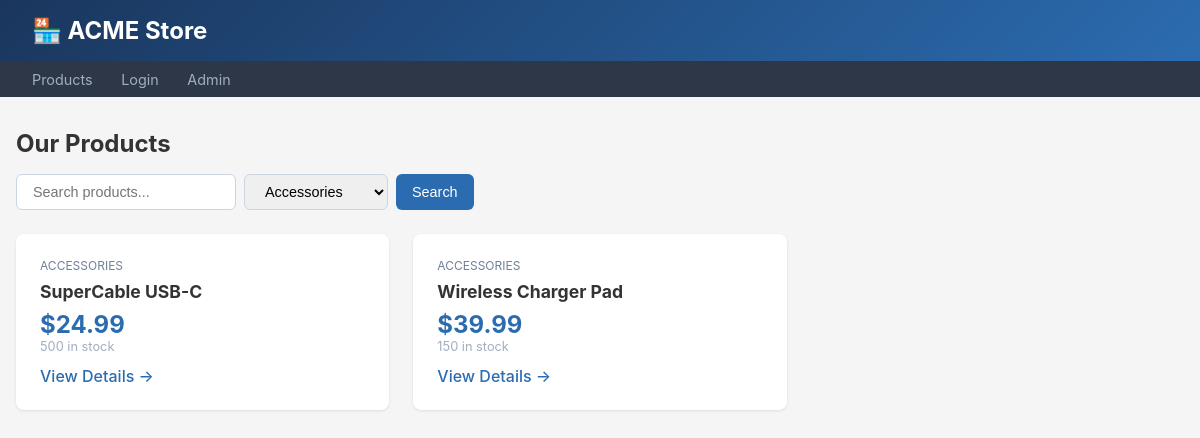
Page /index.php?category=Accessories on the committed database.
### tables this page shows
CREATE TABLE products (
    id INT AUTO_INCREMENT PRIMARY KEY,
    name VARCHAR(200) NOT NULL,
    description TEXT,
    price DECIMAL(10,2) NOT NULL,
    category VARCHAR(50),
    stock INT DEFAULT 0,
    image VARCHAR(200),
    created_at TIMESTAMP DEFAULT CURRENT_TIMESTAMP
);

### html/index.php (the view, shortened to what this page needs)
<?php
$host = getenv('MYSQL_HOST') ?: 'acme-mysql';
$user = getenv('MYSQL_USER') ?: 'acme_app';
$pass = getenv('MYSQL_PASSWORD') ?: 'AcmeDB#P@ss!2024';
$db   = getenv('MYSQL_DATABASE') ?: 'acme';
$conn = new mysqli($host, $user, $pass, $db);
$category = $_GET['category'] ?? '';
$search   = $_GET['search'] ?? '';
$sql = "SELECT * FROM products WHERE 1=1";
if ($category) {
    $sql .= " AND category = '$category'";
}
$sql .= " ORDER BY name";
$result = $conn->query($sql);
?>
<!DOCTYPE html>
<html lang="en">
<head>
</head>
<body>
    <header>
        <h1>🏪 ACME Store</h1>
    </header>
    <nav>
        <a href="index.php">Products</a>
        <a href="login.php">Login</a>
        <a href="admin.php">Admin</a>
    </nav>
    <div class="container">
        <h2 style="margin-bottom:1rem">Our Products</h2>
        <form class="search-bar" method="GET">
            <input type="text" name="search" placeholder="Search products..." value="<?= htmlspecialchars($search) ?>">
            <select name="category">
                <option value="Accessories" <?= $category==='Accessories'?'selected':'' ?>>Accessories</option>
            </select>
            <button type="submit">Search</button>
        </form>
        <div class="products">
            <?php if ($result && $result->num_rows > 0): ?>
                <?php while($row = $result->fetch_assoc()): ?>
                <div class="product-card">
                    <div class="category"><?= htmlspecialchars($row['category']) ?></div>
                    <h3><?= htmlspecialchars($row['name']) ?></h3>
                    <div class="price">$<?= number_format($row['price'], 2) ?></div>
                    <div class="stock"><?= $row['stock'] ?> in stock</div>
                    <a href="product.php?id=<?= $row['id'] ?>">View Details →</a>
                </div>
                <?php endwhile; ?>
            <?php else: ?>
                <p>No products found.</p>
            <?php endif; ?>
        </div>
    </div>
</body>
</html>

### html/index.php (style rules this page uses)
* { margin:0; padding:0; box-sizing:border-box; }
body { font-family: -apple-system, BlinkMacSystemFont, 'Segoe UI', sans-serif; background: #f5f5f5; color: #333; }
header { background: linear-gradient(135deg, #1a365d, #2b6cb0); color: white; padding: 1rem 2rem; }
header h1 { font-size: 1.5rem; }
nav { background: #2d3748; padding: 0.5rem 2rem; }
nav a { color: #a0aec0; text-decoration: none; margin-right: 1.5rem; font-size: 0.9rem; }
.container { max-width: 1200px; margin: 2rem auto; padding: 0 1rem; }
.search-bar { display: flex; gap: 0.5rem; margin-bottom: 1.5rem; }
.search-bar input, .search-bar select, .search-bar button { padding: 0.5rem 1rem; border: 1px solid #cbd5e0; border-radius: 6px; font-size: 0.9rem; }
.search-bar button { background: #2b6cb0; color: white; border: none; cursor: pointer; }
.products { display: grid; grid-template-columns: repeat(auto-fill, minmax(280px, 1fr)); gap: 1.5rem; }
.product-card { background: white; border-radius: 8px; padding: 1.5rem; box-shadow: 0 1px 3px rgba(0,0,0,0.1); }
.product-card h3 { font-size: 1.1rem; margin-bottom: 0.5rem; }
.product-card .category { font-size: 0.75rem; color: #718096; text-transform: uppercase; margin-bottom: 0.5rem; }
.product-card .price { font-size: 1.5rem; color: #2b6cb0; font-weight: bold; }
.product-card .stock { font-size: 0.8rem; color: #a0aec0; }
.product-card a { display: inline-block; margin-top: 0.75rem; color: #2b6cb0; text-decoration: none; font-weight: 500; }

### rows in the picture
products: category "ACCESSORIES", name "SuperCable USB-C", price "24.99", stock "500"
products: category "ACCESSORIES", name "Wireless Charger Pad", price "39.99", stock "150"
